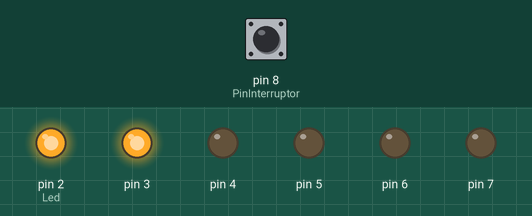
This sketch was run on a simulated Arduino Uno, built with avr-gcc and run on an emulated ATmega328P. On the bench: output pins drawn as LEDs (lit = HIGH). Inputs (shaded band) come from the test bench; at power-on: pin 8 (PinInterruptor) HIGH.

Above: at 4.7 s.
4.8 s: pin 8 (PinInterruptor) pulled LOW for 0.15 s
At 5.3 s:
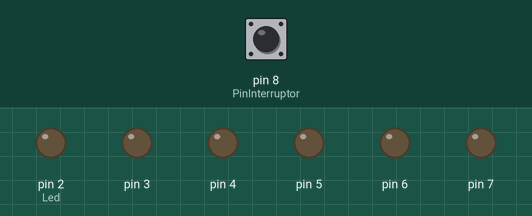
At 9.2 s:
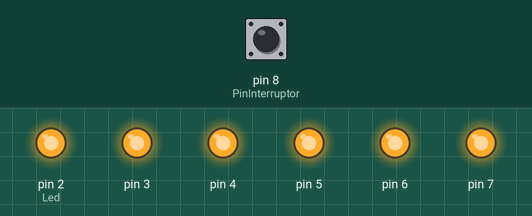
Timing chart, 0 to 10.7 s (numbered marks = the images above; inputs shaded):
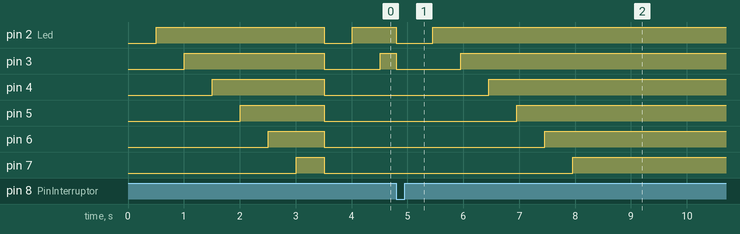

The sketch:

Projet08_sablier.ino
```cpp
const int PinInterruptor = 8;
unsigned long PreviousTime = 0;
int InterruptorState = 0;
int PreviousStateInterruptor = 0;
int Led = 2;
long TimeIntervalocadaLed = 500;
int c = 0;
void setup() {
  // put your setup code here, to run once:
  for(int x=2; x<8;x++){
    pinMode(x,OUTPUT);
  }
  pinMode(PinInterruptor, INPUT);
}

void loop() {
  unsigned long ActualTime = millis();
  if(ActualTime-PreviousTime>TimeIntervalocadaLed){
    PreviousTime = ActualTime;
    digitalWrite(Led, HIGH);
    Led++;
    if(Led==7){

    }
  }
  InterruptorState = digitalRead(PinInterruptor);
  if(InterruptorState!=PreviousStateInterruptor){
    for(int x = 2; x < 8; x++){
      digitalWrite(x,LOW);
    }
    Led = 2;
    PreviousTime = ActualTime;
  }
  PreviousStateInterruptor = InterruptorState;
  // put your main code here, to run repeatedly:

}
```

Measured:
- after the input at 4.8 s, pin 2 (Led): HIGH → LOW at once, → HIGH 0.65 s later; pin 3: HIGH → LOW at once, → HIGH 1.2 s later; pin 4: LOW → HIGH after 1.7 s instead of 0.21 s; pin 5: LOW → HIGH after 2.2 s instead of 0.71 s; pin 6: LOW → HIGH after 2.7 s instead of 1.2 s
